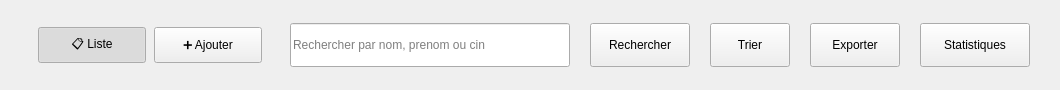
               <widget class="QFrame" name="cherchToolbarFrame">
                <property name="minimumSize">
                 <size>
                  <width>0</width>
                  <height>90</height>
                 </size>
                </property>
                <property name="maximumSize">
                 <size>
                  <width>16777215</width>
                  <height>90</height>
                 </size>
                </property>
                <property name="frameShape">
                 <enum>QFrame::Shape::NoFrame</enum>
                </property>
                <layout class="QHBoxLayout" name="horizontalLayoutToolbar">
                 <property name="spacing">
                  <number>20</number>
                 </property>
                 <property name="leftMargin">
                  <number>30</number>
                 </property>
                 <property name="rightMargin">
                  <number>30</number>
                 </property>
                 <item>
                  <widget class="QFrame" name="cherchTabsFrame">
                   <property name="minimumSize">
                    <size>
                     <width>240</width>
                     <height>50</height>
                    </size>
                   </property>
                   <property name="maximumSize">
                    <size>
                     <width>240</width>
                     <height>50</height>
                    </size>
                   </property>
                   <property name="frameShape">
                    <enum>QFrame::Shape::NoFrame</enum>
                   </property>
                   <layout class="QHBoxLayout" name="horizontalLayoutTabs">
                    <property name="spacing">
                     <number>6</number>
                    </property>
                    <property name="leftMargin">
                     <number>6</number>
                    </property>
                    <property name="topMargin">
                     <number>6</number>
                    </property>
                    <property name="rightMargin">
                     <number>6</number>
                    </property>
                    <property name="bottomMargin">
                     <number>6</number>
                    </property>
                    <item>
                     <widget class="QPushButton" name="cherchBtnVueListe">
                      <property name="minimumSize">
                       <size>
                        <width>108</width>
                        <height>36</height>
                       </size>
                      </property>
                      <property name="maximumSize">
                       <size>
                        <width>108</width>
                        <height>36</height>
                       </size>
                      </property>
                      <property name="cursor">
                       <cursorShape>PointingHandCursor</cursorShape>
                      </property>
                      <property name="text">
                       <string>📋 Liste</string>
                      </property>
                      <property name="checkable">
                       <bool>true</bool>
                      </property>
                      <property name="checked">
                       <bool>true</bool>
                      </property>
                     </widget>
                    </item>
                    <item>
                     <widget class="QPushButton" name="cherchBtnAjouter">
                      <property name="minimumSize">
                       <size>
                        <width>108</width>
                        <height>36</height>
                       </size>
                      </property>
                      <property name="maximumSize">
                       <size>
                        <width>108</width>
                        <height>36</height>
                       </size>
                      </property>
                      <property name="cursor">
                       <cursorShape>PointingHandCursor</cursorShape>
                      </property>
                      <property name="text">
                       <string>➕ Ajouter</string>
                      </property>
                      <property name="checkable">
                       <bool>true</bool>
                      </property>
                     </widget>
                    </item>
                   </layout>
                  </widget>
                 </item>
                 <item>
                  <spacer name="cherchHorizontalSpacerToolbar">
                   <property name="orientation">
                    <enum>Qt::Orientation::Horizontal</enum>
                   </property>
                   <property name="sizeHint" stdset="0">
                    <size>
                     <width>0</width>
                     <height>0</height>
                    </size>
                   </property>
                  </spacer>
                 </item>
                 <item>
                  <widget class="QLineEdit" name="cherchLineEditRecherche">
                   <property name="minimumSize">
                    <size>
                     <width>280</width>
                     <height>44</height>
                    </size>
                   </property>
                   <property name="maximumSize">
                    <size>
                     <width>280</width>
                     <height>44</height>
                    </size>
                   </property>
                   <property name="placeholderText">
                    <string>Rechercher par nom, prenom ou cin</string>
                   </property>
                  </widget>
                 </item>
                 <item>
                  <widget class="QPushButton" name="cherchBtnRecherche">
                   <property name="minimumSize">
                    <size>
                     <width>100</width>
                     <height>44</height>
                    </size>
                   </property>
                   <property name="maximumSize">
                    <size>
                     <width>100</width>
                     <height>44</height>
                    </size>
                   </property>
                   <property name="cursor">
                    <cursorShape>PointingHandCursor</cursorShape>
                   </property>
                   <property name="text">
                    <string>Rechercher</string>
                   </property>
                  </widget>
                 </item>
                 <item>
                  <widget class="QPushButton" name="cherchBtnTri">
                   <property name="minimumSize">
                    <size>
                     <width>80</width>
                     <height>44</height>
                    </size>
                   </property>
                   <property name="maximumSize">
                    <size>
                     <width>80</width>
                     <height>44</height>
                    </size>
                   </property>
                   <property name="cursor">
                    <cursorShape>PointingHandCursor</cursorShape>
                   </property>
                   <property name="text">
                    <string>Trier</string>
                   </property>
                  </widget>
                 </item>
                 <item>
                  <widget class="QPushButton" name="cherchBtnExport">
                   <property name="minimumSize">
                    <size>
                     <width>90</width>
                     <height>44</height>
                    </size>
                   </property>
                   <property name="maximumSize">
                    <size>
                     <width>90</width>
                     <height>44</height>
                    </size>
                   </property>
                   <property name="cursor">
                    <cursorShape>PointingHandCursor</cursorShape>
                   </property>
                   <property name="text">
                    <string>Exporter</string>
                   </property>
                  </widget>
                 </item>
                 <item>
                  <widget class="QPushButton" name="cherchBtnStatistiques">
                   <property name="minimumSize">
                    <size>
                     <width>110</width>
                     <height>44</height>
                    </size>
                   </property>
                   <property name="maximumSize">
                    <size>
                     <width>110</width>
                     <height>44</height>
                    </size>
                   </property>
                   <property name="cursor">
                    <cursorShape>PointingHandCursor</cursorShape>
                   </property>
                   <property name="text">
                    <string>Statistiques</string>
                   </property>
                  </widget>
                 </item>
                </layout>
               </widget>
